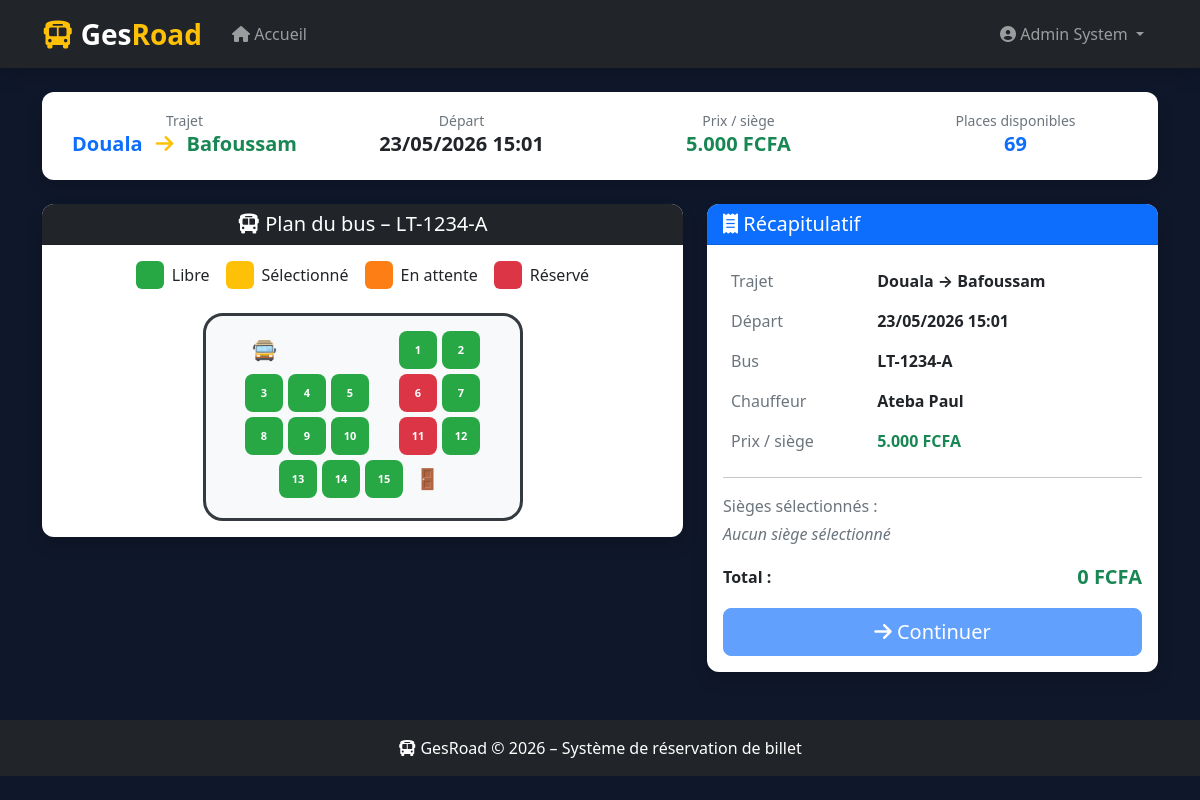
/index.php?controller=reservation&action=creer&voyage_id=11 (signed in), run on the app's committed database.
### tables this page shows
CREATE TABLE `voyage` (
  `id` int(11) NOT NULL AUTO_INCREMENT,
  `agencelocaledeapart_id` int(11) NOT NULL,
  `trajetchauffeur_id` int(11) DEFAULT NULL,
  `agenceloacledarrive_id` int(11) NOT NULL,
  `type_id` int(11) DEFAULT NULL,
  `bus_id` int(11) DEFAULT NULL,
  `dateheuredepart` datetime DEFAULT NULL,
  `dateheurearrive` datetime DEFAULT NULL,
  `prix` float DEFAULT NULL,
  `statut` int(11) DEFAULT NULL,
  `placerestante` int(11) DEFAULT NULL,
  PRIMARY KEY (`id`),
  KEY `FK_Association_16` (`agenceloacledarrive_id`),
  KEY `FK_Association_17` (`trajetchauffeur_id`),
  KEY `FK_Association_18` (`agencelocaledeapart_id`),
  KEY `FK_Association_6` (`bus_id`),
  KEY `FK_Association_7` (`type_id`),
  CONSTRAINT `FK_Association_16` FOREIGN KEY (`agenceloacledarrive_id`) REFERENCES `agence_locale` (`id`),
  CONSTRAINT `FK_Association_17` FOREIGN KEY (`trajetchauffeur_id`) REFERENCES `trajet_chauffeur` (`id`),
  CONSTRAINT `FK_Association_18` FOREIGN KEY (`agencelocaledeapart_id`) REFERENCES `agence_locale` (`id`),
  CONSTRAINT `FK_Association_6` FOREIGN KEY (`bus_id`) REFERENCES `bus` (`id`),
  CONSTRAINT `FK_Association_7` FOREIGN KEY (`type_id`) REFERENCES `typevoyage` (`id`)
);

CREATE TABLE `trajet` (
  `id` int(11) NOT NULL AUTO_INCREMENT,
  `villedepart` varchar(254) DEFAULT NULL,
  `villearrive` varchar(254) DEFAULT NULL,
  `distance` float DEFAULT NULL,
  `duree` varchar(254) DEFAULT NULL,
  PRIMARY KEY (`id`)
);

CREATE TABLE `bus` (
  `id` int(11) NOT NULL AUTO_INCREMENT,
  `typebus_id` int(11) DEFAULT NULL,
  `immatriculation` varchar(254) DEFAULT NULL,
  `nbre_place` int(11) DEFAULT NULL,
  `estdisponible` tinyint(1) DEFAULT 1,
  PRIMARY KEY (`id`),
  KEY `FK_Association_5` (`typebus_id`),
  CONSTRAINT `FK_Association_5` FOREIGN KEY (`typebus_id`) REFERENCES `typebus` (`id`)
);

CREATE TABLE `siege` (
  `id` int(11) NOT NULL AUTO_INCREMENT,
  `voyage_id` int(11) DEFAULT NULL,
  `numero` int(11) DEFAULT NULL,
  `statut` int(11) DEFAULT NULL,
  PRIMARY KEY (`id`),
  KEY `FK_Association_20` (`voyage_id`),
  CONSTRAINT `FK_Association_20` FOREIGN KEY (`voyage_id`) REFERENCES `voyage` (`id`)
);

### controllers/reservationcontrollers.php (called while the page is built, shortened)
<?php
require_once MODELS . '/Reservation.php';
require_once MODELS . '/voyage.php';
class ReservationController {
    private $reservation;
    private $voyage;
    public function __construct($pdo) {
        $this->reservation = new Reservation($pdo);
         $this->voyage      = new Voyage($pdo);
    }
public function creer() {
    $voyage_id = $_GET['voyage_id'];
    $voyage    = $this->voyage->getDetails($voyage_id);
    $sieges    = $this->reservation->getSiegesDisponibles($voyage_id);
    require VIEWS . '/reservation/creer.php';
}
}
?>

### models/voyage.php (called while the page is built, shortened)
<?php
class Voyage {
    private $pdo;
    public function __construct($pdo) {
        $this->pdo = $pdo;
    }
    public function getDetails($id) {
    $stmt = $this->pdo->prepare("
        SELECT
            v.id,
            v.trajetchauffeur_id,
            v.agencelocaledeapart_id,
            v.agenceloacledarrive_id,
            v.type_id,
            v.bus_id,
            t.villedepart,
            t.villearrive,
            t.distance,
            t.duree,
            v.dateheuredepart,
            v.dateheurearrive,
            v.prix,
            v.placerestante,
            v.statut,
            tv.libelle          AS type_voyage,
            b.immatriculation   AS bus,
            b.nbre_place,
            tb.libelle          AS type_bus,
            CONCAT(c.nom,' ',c.prenom) AS chauffeur,
            c.telephone         AS tel_chauffeur,
            al1.addresse        AS agence_depart,
            al1.photo           AS photo_depart,
            al2.addresse        AS agence_arrivee,
            al2.photo           AS photo_arrivee
        FROM voyage v
        JOIN trajet_chauffeur tc ON tc.id   = v.trajetchauffeur_id
        JOIN trajet t            ON t.id    = tc.trajet_id
        JOIN chauffeur c         ON c.id    = tc.chauffeur_id
        JOIN typevoyage tv       ON tv.id   = v.type_id
        JOIN bus b               ON b.id    = v.bus_id
        JOIN typebus tb          ON tb.id   = b.typebus_id
        JOIN agence_locale al1   ON al1.id  = v.agencelocaledeapart_id
        JOIN agence_locale al2   ON al2.id  = v.agenceloacledarrive_id
        WHERE v.id = ?
    ");
    $stmt->execute([$id]);
    return $stmt->fetch(PDO::FETCH_ASSOC);
}
}
?>

### models/reservation.php (called while the page is built, shortened)
<?php
class Reservation {
    private $pdo;
    public function __construct($pdo) {
        $this->pdo = $pdo;
    }
    public function getSiegesDisponibles($voyage_id) {
        $stmt = $this->pdo->prepare("
            SELECT id, numero, statut
            FROM siege
            WHERE voyage_id = ?
            ORDER BY numero ASC
        ");
        $stmt->execute([$voyage_id]);
        return $stmt->fetchAll(PDO::FETCH_ASSOC);
    }
}
?>

### views/reservation/creer.php (the view, shortened to what this page needs)
<?php include ROOT . '/views/layout.php'; ?>
<div class="card shadow border-0 mb-4">
    <div class="card-body">
        <div class="row text-center">
            <div class="col-md-3">
                <small class="text-muted">Trajet</small>
                <h5 class="fw-bold">
                    <span class="text-primary"><?= $voyage['villedepart'] ?></span>
                    <i class="fas fa-arrow-right text-warning mx-2"></i>
                    <span class="text-success"><?= $voyage['villearrive'] ?></span>
                </h5>
            </div>
            <div class="col-md-3">
                <small class="text-muted">Départ</small>
                <h5 class="fw-bold"><?= date('d/m/Y H:i', strtotime($voyage['dateheuredepart'])) ?></h5>
            </div>
            <div class="col-md-3">
                <small class="text-muted">Prix / siège</small>
                <h5 class="fw-bold text-success"><?= number_format($voyage['prix'], 0, ',', '.') ?> FCFA</h5>
            </div>
            <div class="col-md-3">
                <small class="text-muted">Places disponibles</small>
                <h5 class="fw-bold text-primary"><?= $voyage['placerestante'] ?></h5>
            </div>
        </div>
    </div>
</div>
<div class="row">
    <div class="col-md-7">
        <div class="card shadow border-0">
            <div class="card-header bg-dark text-white text-center">
                <h5 class="mb-0"><i class="fas fa-bus"></i> Plan du bus – <?= $voyage['bus'] ?></h5>
            </div>
            <div class="card-body">
                <div class="d-flex justify-content-center gap-3 mb-4 flex-wrap">
                    <div class="d-flex align-items-center gap-2">
                        <div style="width:28px;height:28px;background:#28a745;border-radius:6px;"></div>
                        <span>Libre</span>
                    </div>
                    <div class="d-flex align-items-center gap-2">
                        <div style="width:28px;height:28px;background:#ffc107;border-radius:6px;"></div>
                        <span>Sélectionné</span>
                    </div>
                    <div class="d-flex align-items-center gap-2">
                        <div style="width:28px;height:28px;background:#fd7e14;border-radius:6px;"></div>
                        <span>En attente</span>
                    </div>
                    <div class="d-flex align-items-center gap-2">
                        <div style="width:28px;height:28px;background:#dc3545;border-radius:6px;"></div>
                        <span>Réservé</span>
                    </div>
                </div>
                <form method="POST"
                      action="<?= BASE_URL ?>/index.php?controller=reservation&action=creer&voyage_id=<?= $voyage['id'] ?>"
                      id="formReservation">
                    <div class="bus-container mx-auto">
                        <?php
                        $nbre_place = $voyage['nbre_place'];
                        $seatNumber = 1;
                        $rows       = ceil($nbre_place / 5);
                        $door1      = 3;
                        $door2      = ($nbre_place > 30) ? $rows - 3 : null;
                        $siegesIndex = [];
                        foreach ($sieges as $s) {
                            $siegesIndex[$s['numero']] = $s;
                        }
                        for ($row = 0; $row < $rows; $row++):
                        ?>
                            <div class="bus-row">
                                <?php if ($row == 0): ?>
                                    <div class="bus-driver">🚍</div>
                                    <div class="bus-empty"></div>
                                    <div class="bus-empty"></div>
                                    <?php for ($i = 0; $i < 2; $i++): ?>
                                        <?php if ($seatNumber <= $nbre_place):
                                            $siege    = $siegesIndex[$seatNumber] ?? null;
                                            $statut   = $siege ? $siege['statut'] : 0;
                                            $siege_id = $siege ? $siege['id'] : 0;
                                        ?>
                                            <?php if ($statut == 1): ?>
                                                <div class="bus-seat occupied" title="Réservé"><?= $seatNumber ?></div>
                                            <?php elseif ($statut == 2): ?>
                                                <div class="bus-seat pending" title="En attente"><?= $seatNumber ?></div>
                                            <?php else: ?>
                                                <div class="bus-seat free"
                                                     data-id="<?= $siege_id ?>"
                                                     data-num="<?= $seatNumber ?>"
                                                     onclick="toggleSeat(this)">
                                                    <?= $seatNumber ?>
                                                </div>
                                            <?php endif; ?>
                                        <?php $seatNumber++; endif; ?>
                                    <?php endfor; ?>
                                <?php else: ?>
                                    <?php for ($i = 0; $i < 3; $i++): ?>
                                        <?php if ($seatNumber <= $nbre_place):
                                            $siege    = $siegesIndex[$seatNumber] ?? null;
                                            $statut   = $siege ? $siege['statut'] : 0;
                                            $siege_id = $siege ? $siege['id'] : 0;
                                        ?>
                                            <?php if ($statut == 1): ?>
                                                <div class="bus-seat occupied" title="Réservé"><?= $seatNumber ?></div>
                                            <?php elseif ($statut == 2): ?>
                                                <div class="bus-seat pending" title="En attente"><?= $seatNumber ?></div>
                                            <?php else: ?>
                                                <div class="bus-seat free"
                                                     data-id="<?= $siege_id ?>"
                                                     data-num="<?= $seatNumber ?>"
                                                     onclick="toggleSeat(this)">
                                                    <?= $seatNumber ?>
                                                </div>
                                            <?php endif; ?>
                                        <?php $seatNumber++; endif; ?>
                                    <?php endfor; ?>
                                    <?php if ($row == $door1): ?>
                                        <div class="bus-door">🚪</div>
                                        <?php $seatNumber += 2; ?>
                                    <?php elseif ($door2 !== null && $row == $door2): ?>
                                        <div class="bus-door">🚪</div>
                                        <?php $seatNumber += 2; ?>
                                    <?php else: ?>
                                        <?php for ($i = 0; $i < 2; $i++): ?>
                                            <?php if ($seatNumber <= $nbre_place):
                                                $siege    = $siegesIndex[$seatNumber] ?? null;
                                                $statut   = $siege ? $siege['statut'] : 0;
                                                $siege_id = $siege ? $siege['id'] : 0;
                                            ?>
                                                <?php if ($statut == 1): ?>
                                                    <div class="bus-seat occupied" title="Réservé"><?= $seatNumber ?></div>
                                                <?php elseif ($statut == 2): ?>
                                                    <div class="bus-seat pending" title="En attente"><?= $seatNumber ?></div>
                                                <?php else: ?>
                                                    <div class="bus-seat free"
                                                         data-id="<?= $siege_id ?>"
                                                         data-num="<?= $seatNumber ?>"
                                                         onclick="toggleSeat(this)">
                                                        <?= $seatNumber ?>
                                                    </div>
                                                <?php endif; ?>
                                            <?php $seatNumber++; endif; ?>
                                        <?php endfor; ?>
                                    <?php endif; ?>
                                <?php endif; ?>
                            </div>
                        <?php endfor; ?>
                    </div>
                </form>
            </div>
        </div>
    </div>
    <div class="col-md-5">
        <div class="card shadow border-0 sticky-top" style="top:80px;">
            <div class="card-header bg-primary text-white">
                <h5 class="mb-0"><i class="fas fa-receipt"></i> Récapitulatif</h5>
            </div>
            <div class="card-body">
                <table class="table table-borderless">
                    <tr>
                        <td class="text-muted">Trajet</td>
                        <td class="fw-bold"><?= $voyage['villedepart'] ?> → <?= $voyage['villearrive'] ?></td>
                    </tr>
                    <tr>
                        <td class="text-muted">Départ</td>
                        <td class="fw-bold"><?= date('d/m/Y H:i', strtotime($voyage['dateheuredepart'])) ?></td>
                    </tr>
                    <tr>
                        <td class="text-muted">Bus</td>
                        <td class="fw-bold"><?= $voyage['bus'] ?></td>
                    </tr>
                    <tr>
                        <td class="text-muted">Chauffeur</td>
                        <td class="fw-bold"><?= $voyage['chauffeur'] ?></td>
                    </tr>
                    <tr>
                        <td class="text-muted">Prix / siège</td>
                        <td class="fw-bold text-success"><?= number_format($voyage['prix'], 0, ',', '.') ?> FCFA</td>
                    </tr>
                </table>
                <hr>
                <div class="mb-3">
                    <p class="text-muted mb-1">Sièges sélectionnés :</p>
                    <div id="listeSieges">
                        <span class="text-muted fst-italic">Aucun siège sélectionné</span>
                    </div>
                </div>
                <div class="d-flex justify-content-between align-items-center mb-3">
                    <span class="fw-bold">Total :</span>
                    <span class="fw-bold text-success fs-5" id="totalMontant">0 FCFA</span>
                </div>
                <div class="d-grid">
                    <button type="button"
                            class="btn btn-primary btn-lg"
                            id="btnReserver"
                            onclick="validerReservation()"
                            disabled>
                        <i class="fas fa-arrow-right"></i> Continuer
                    </button>
                </div>
            </div>
        </div>
    </div>
</div>
<?php include ROOT . '/views/layout_footer.php'; ?>

### data on the page
voyage: trajet.villedepart "Douala", trajet.villearrive "Bafoussam", dateheuredepart "23/05/2026 15:01", prix "5.000", placerestante "69", bus.immatriculation "LT-1234-A"

### other printed values
$_SESSION['user_nom'] "Admin"
$_SESSION['user_prenom'] "System"
$voyage['chauffeur'] "Ateba Paul"
